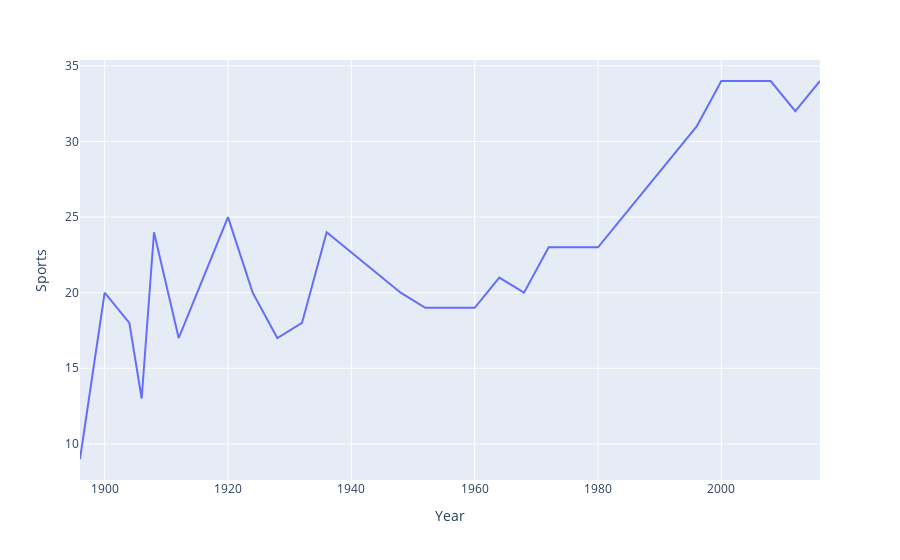

This figure's notebook cell:
### Code cell
import plotly.express as px

fig = px.line(Sports_Over_Time , x = "Year" , y = "Sports")
fig.show()
#In 1980 some countries boycot

### Figure 1 — Plotly figure (JSON) as saved in the notebook; plotly's stock layout.template omitted (floating-point values rounded to 4 significant figures)
{"data": [{"hovertemplate": "Year=%{x}<br>Sports=%{y}<extra></extra>", "legendgroup": "", "line": {"color": "#636efa", "dash": "solid"}, "marker": {"symbol": "circle"}, "mode": "lines", "name": "", "orientation": "v", "showlegend": false, "type": "scatter", "x": [1896, 1900, 1904, 1906, 1908, 1912, 1920, 1924, 1928, 1932, 1936, 1948, 1952, 1956, 1960, 1964, 1968, 1972, 1976, 1980, 1984, 1988, 1992, 1996, 2000, 2004, 2008, 2012, 2016], "xaxis": "x", "y": [9, 20, 18, 13, 24, 17, 25, 20, 17, 18, 24, 20, 19, 19, 19, 21, 20, 23, 23, 23, 25, 27, 29, 31, 34, 34, 34, 32, 34], "yaxis": "y"}], "layout": {"legend": {"tracegroupgap": 0}, "margin": {"t": 60}, "xaxis": {"anchor": "y", "domain": [0, 1], "title": {"text": "Year"}}, "yaxis": {"anchor": "x", "domain": [0, 1], "title": {"text": "Sports"}}}}
